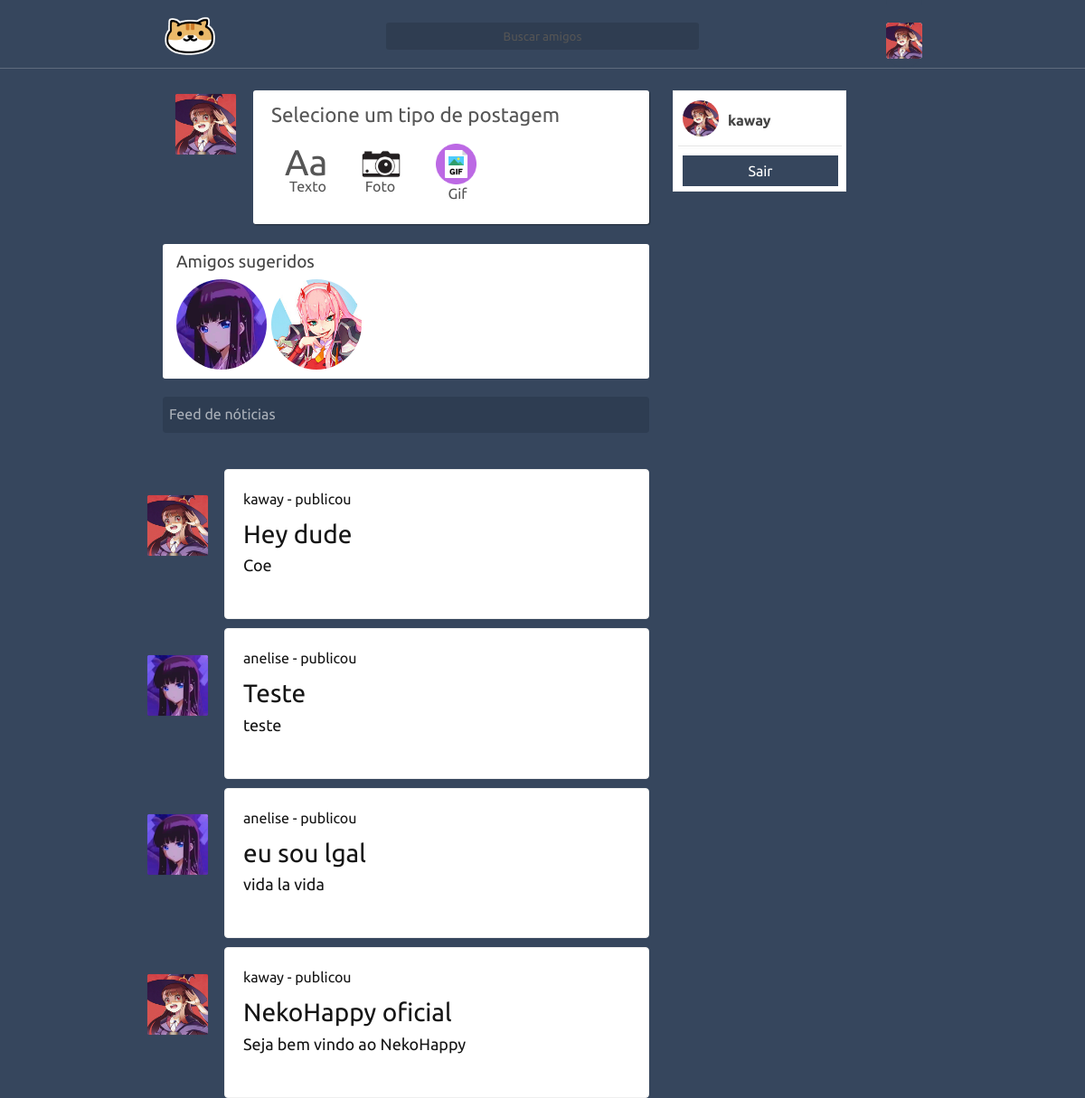
Screenshot of / (signed in) with the database file from the repository.
### tables this page shows
CREATE TABLE `user` (
  `id` int(11) NOT NULL,
  `cry` varchar(255) NOT NULL,
  `wtf` varchar(2555) NOT NULL,
  `cool` varchar(2555) NOT NULL,
  `baby` varchar(2555) NOT NULL,
  `very` varchar(2555) NOT NULL,
  `nani` varchar(255) NOT NULL,
  `email` varchar(100) NOT NULL,
  `password` varchar(255) NOT NULL,
  `usuario` varchar(255) NOT NULL,
  `admin` int(11) NOT NULL,
  `avatar` varchar(255) NOT NULL,
  `background` text NOT NULL,
  `cover` text NOT NULL,
  `config` int(11) NOT NULL,
  `game` text NOT NULL,
  `movie` text NOT NULL,
  `pincode` varchar(10) NOT NULL,
  `ip` varchar(255) NOT NULL,
  `tuturial` int(11) NOT NULL
);

CREATE TABLE `postagem` (
  `id` int(11) NOT NULL,
  `iduser` int(11) NOT NULL,
  `cry` varchar(2555) NOT NULL,
  `title` text NOT NULL,
  `texto` text NOT NULL
);

### autoload/template/body.php (called while the page is built)
<?php
require './templates/index.php';

### autoload/template.php (called while the page is built)
<?php
require './autoload/template/html.php';
function html(){
	require './autoload/template/body.php';
}

### autoload/start.php (called while the page is built)
<?php
require 'template.php';

### config/_autoload.php (called while the page is built)
<?php
require './autoload/start.php';

### index.php (called while the page is built, shortened)
<?php
require './config/_autoload.php';
?>

### autoload/user/user.php (called while the page is built, shortened)
<?php
if(isset($_COOKIE['iduser']) && (isset($_COOKIE['cry']) ) ){
	$iduser = $_COOKIE['iduser'];
	$cry = $_COOKIE['cry'];
    $wtf = $_COOKIE['wtf'];
    $cool = $_COOKIE['cool'];
    $baby = $_COOKIE['baby'];
    $very = $_COOKIE['very'];
	$result_usuario = "SELECT * FROM user WHERE id = '$iduser' && cry = '$cry' and wtf = '$wtf' and cool = '$cool' and baby = '$baby' and very = '$very' LIMIT 1";
    $resultado_usuario = mysqli_query($conn, $result_usuario);
    $user = mysqli_fetch_assoc($resultado_usuario);
}
?>

### view/dashboard/feed/post.php (the view, shortened to what this page needs)
<div class="notice">
    <p>Feed de nóticias</p>
</div>
<?php
$post = "SELECT * FROM postagem WHERE id ORDER BY ID DESC";
$posta = mysqli_query($conn, $post);
foreach ($posta as $posta => $postas) {
?>
<?php
$quem = $postas['iduser'];
$result_peopledt = "SELECT * FROM user WHERE id = $quem LIMIT 1";
 $resultado_peoplede = mysqli_query($conn, $result_peopledt);
foreach ($resultado_peoplede as $resultado_peoplede => $resultado_peopledes) {
?>
<div class="post">
<p style="color: #151515 !important; top: 10px; position: relative; left: 10px;word-wrap: break-word;"><?php echo $resultado_peopledes['usuario'];?> - publicou</p>
<h1 style="color: #151515 !important; top: -20px; position: relative; left: 10px; font-size: 28px;word-wrap: break-word; width: 95%;"><?php echo $postas['title'];?></h1>
<span style="color: #151515 !important; top: -35px; position: relative; left: 10px; font-size: 18px; word-wrap: break-word;"><?php echo $postas['texto'];?></span>
<div class="postaaa" style="left: -100px; position: absolute;">
<div class="avatar" style="top: -130px; position: absolute;">
<a href='/profile/<?php echo $resultado_peopledes['id'];?>'><img uk-tooltip="<?php echo $resultado_peopledes['usuario'];?>" src="/img/user/<?php echo $resultado_peopledes['avatar'];?>"/></a>
</div>
</div>
</div>
<?Php } } ?>
</div>

### view/dashboard/menu.php
<?php if(isset($template)){?>
<?php if(isset($_COOKIE['iduser']) && (isset($_COOKIE['cry']) )){ ?>
<div class="headerta">
	<div class="align">
		<a href="/"><img class="logo" src="/assets/img/friends.png"/></a>
	<div class="boxcenter">
		<input class="busca" type="text" placeholder="Buscar amigos"/>
	</div>
	<div class="boxleft">
		<div class="okaysr">
		<a href="/profile/<?php echo $user['id'];?>">
		<img class="avatar" src="/img/user/<?php echo $user['avatar'];?>"/>
		</a>
		</div>
	</div>
	</div>
</div>
<?Php } ?>
<?Php }  else{ include './view/404/index.php';}?>

### view/dashboard/post/novo.php (shortened to what this page needs)
<div class="postaaa">
<div class="avatar">
<img src="/img/user/<?php echo $user['avatar'];?>"/>
</div>
</div>
<div class="postar">
<div class="tipos">
<p style="color: #565656 !important; top: 20px; position: relative; left: 20px; font-size: 1.4em;">Selecione um tipo de postagem</p>
<div class="tipo" id="tipotexto" uk-tooltip="Postagem em forma de texto">
    <h1>Aa</h1>
    <p>Texto</p>
</div>
<div class="tipo" uk-tooltip="Postagem em forma de foto">
    <h1><img src="/assets/img/icons/camera.png"/></h1>
    <p>Foto</p>
</div>
<div class="tipo" uk-tooltip="Postagem em forma de gif">
    <h1><img src="/assets/img/icons/gif.png"/></h1>
    <p style="left: 28px; top: -22px;">Gif</p>
</div>
</div>
</div>

### view/dashboard/sugeridos/amigos.php (shortened to what this page needs)
<?php
$iduser = $user['id'];
$result_people = "SELECT * FROM user WHERE id <> '$iduser' ORDER BY RAND() LIMIT 40";
$resultado_people = mysqli_query($conn, $result_people);
$people = mysqli_fetch_assoc($resultado_people);
if($people){
?>
<div class="uk-position-relative uk-visible-toggle uk-light" uk-slider id="sugeridos">
<span>Amigos sugeridos</span>
    <ul class="uk-slider-items uk-child-width-1-2 uk-child-width-1-3@s uk-child-width-1-4@m">
    	<?php
    	$iduser = $user['id'];
    	$result_people = "SELECT * FROM user WHERE id <> '$iduser' ORDER BY RAND() LIMIT 40";
	    $resultado_people = mysqli_query($conn, $result_people);
    	foreach ($resultado_people as $resultado_people => $resultado_peoples) {
    	?>
        <a class="ok" href="/profile/<?php echo $resultado_peoples['id'];?>">
        	<li uk-tooltip="<?php echo $resultado_peoples['usuario'];?>">
            <img src="/img/user/<?php echo $resultado_peoples['avatar'];?>" alt="">
        </li></a>
    <?php }?>
    </ul>
</div>
<?php } ?>

### view/dashboard/status/me.php
<div class="status">
<a href="/profile/<?php echo $user['id'];?>">
<img class="avatar" src="/img/user/<?php echo $user['avatar'];?>"/>
<p class="user"><?php echo $user['usuario'];?></p>
</a>
<hr style="position: absolute; top: 40px">
<a href="/logout" uk-tooltip="Sair da conta" class="logout">Sair</a>
</div>

### assets/css/style.css (style rules this page uses)
* { font-family: 'Ubuntu', sans-serif !important; }
body { overflow-y: auto; overflow-x: hidden; }
html { background-color: #36465d !important; }
p, span, h1 { color: hsla(0,0%,100%,.6) !important; }
input { outline: 0; }
::placeholder { color: #555; opacity: 1; }
hr { border: none; width: 95%; border-top: 3px solid #efedea; margin-bottom: -1px; box-shadow: 0 3px rgba(0, 0, 0, 0.02); z-index: 2; position: relative; }
.headerta { width: 100%; height: 75px; position: fixed; top: 0; left: 0; background: #36465d; border-bottom: 1px solid hsla(0,0%,100%,.2);; z-index: 100000; }
.headerta .logo { position: relative; width: 60px; top: 10px; height: 60px; cursor: pointer; }
.headerta .align { position: relative; margin: 0px auto; width: 70%; }
.headerta .boxcenter { display: flex; align-items: center; justify-content: center; }
.headerta .boxcenter .busca { background: rgba(0,0,0,.13); -webkit-box-pack: center; -webkit-justify-content: center; -ms-flex-pack: center; justify-content: center; border: none; bottom: 35px; position: relative; padding: 5px; text-align: center; border-radius: 3px; width: 40%; transition: 1.2s; height: 20px; }
.align { position: relative; margin: 0px auto; width: 70%; }
.status { position: fixed; top: 100px; width: 15%; height: 100px; display: flex; align-items: flex-end; float: right; right: 22%; background: #fff; border: 1px solid #efefef; padding: 5px; }
.feed .post { width: calc(100% - 90px); height: auto; background: #fff !important; border: 1px solid #efefef; margin-top: 10px; top: 50px; position: relative; border-radius: 4px; left: 68px; padding: 10px; }
.status .avatar { border-radius: 50%; width: 40px; height: 40px; top: 10px; position: absolute; left: 10px; }
.status .user { position: absolute; top: 0px; left: 60px; font-weight: bold; color: #444 !important; }
.boxleft { position: absolute; float: right; right: 0; }
.boxleft .avatar { width: 40px; height: 40px; background: #fff; position: relative; top: 40px; border-radius: 10%; }
.boxleft .okaysr { background: #36465d; position: relative; bottom: 105px; height: 90px; border-radius: 20px; cursor: pointer; }
.boxleft .okaysr a { color: #fff; }
.notice { width: 100%; height: 40px; background: #2e3d52 !important; border-radius: 4px; margin-top: 20px; top: 20px; position: relative; }
.notice p { text-align: left; padding: 7px; }
.logout { width: 90%; padding: 5px; background: #36465d !important; color: #fff; text-align: center; position: relative; left: 5px; }
#sugeridos { position: relative; top: 80px; background: #fff; padding: 10px; border-radius: 3px; }
#sugeridos span { padding: 5px; color: #444 !important; font-size: 19px; position: relative; bottom: 5px; }
#sugeridos img { width: 100px; height: 100px; border-radius: 0px; border-radius: 50%; }
#sugeridos li { width: 100px !important; height: 100px !important; }
#sugeridos .ok { width: 100px !important; height: 100px !important; margin-left: 5px; }
.postar { width: calc(100% - 100px); background: #fff; height: auto; top: 0px; position: absolute; border-radius: 3px; float: left; left: 100px; z-index: 1000; box-shadow: 1px 1px 1px rgba(0,0,0,.40); }
.postaaa .avatar { width: 90px; height: 90px; border-radius: 3px; }
.postaaa .avatar img { height: 75px; width: 75px; position: relative; left: 10px; transform: scale(0.9); border-radius: 3px; cursor: pointer; }
.postar .tipo { width: 80px; height: 70px; cursor: pointer; display: inline-block; position: relative; top: 10px; left: 20px; }
.postar .tipo h1 { color: #565656 !important; padding: 0px; font-size: 2.5em; left: 15px; position: relative; }
.postar .tipo p { color: #555 !important; position: relative; top: -30px; left: 20px; font-size: 1.0em; }
.postar .tipo img { width: 45px; }
.postar .tipos { display: block; position: relative; top: -10px; }

### rows the page displays
user: avatar (picture), usuario "kaway"
user: avatar (picture), usuario "anelise"
user: avatar (picture)
postagem: title "Hey dude", texto "Coe"
postagem: title "Teste", texto "teste"
postagem: title "eu sou lgal", texto "vida la vida"
postagem: title "NekoHappy oficial", texto "Seja bem vindo ao NekoHappy"
